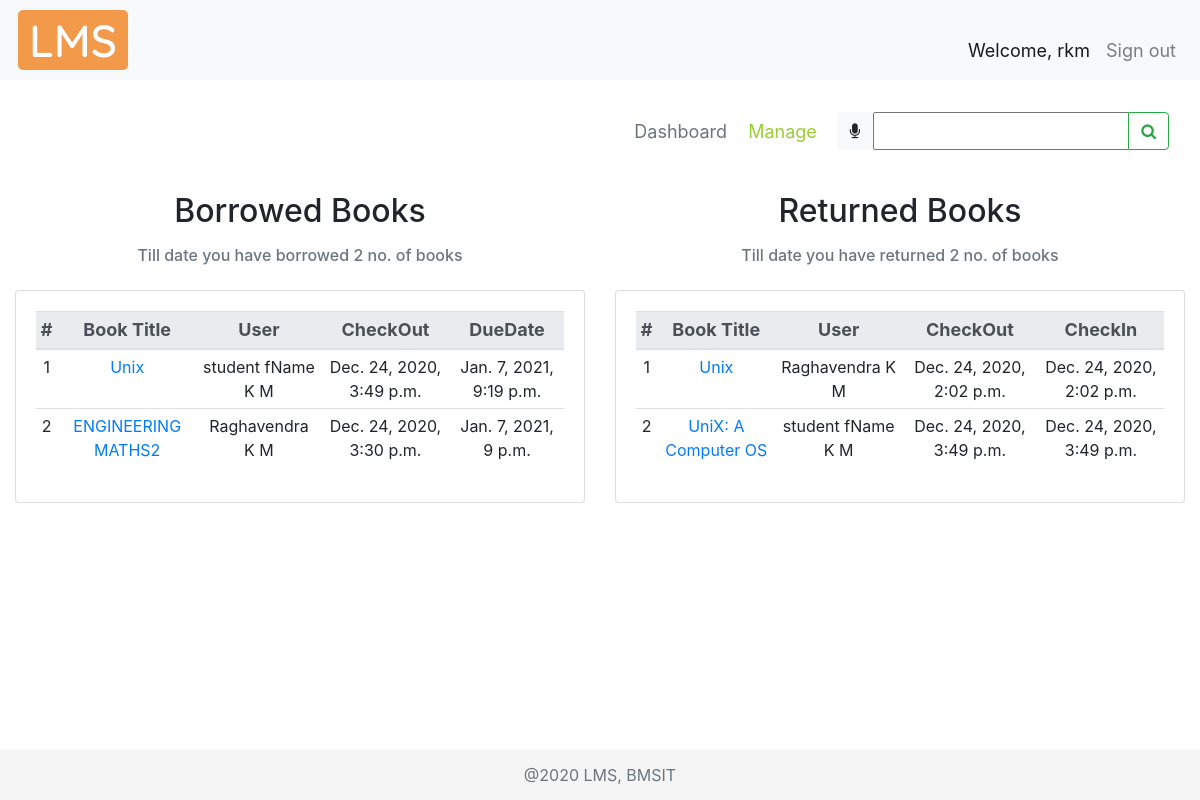
The page /dashboard/ (signed in) on the database as committed earlier.
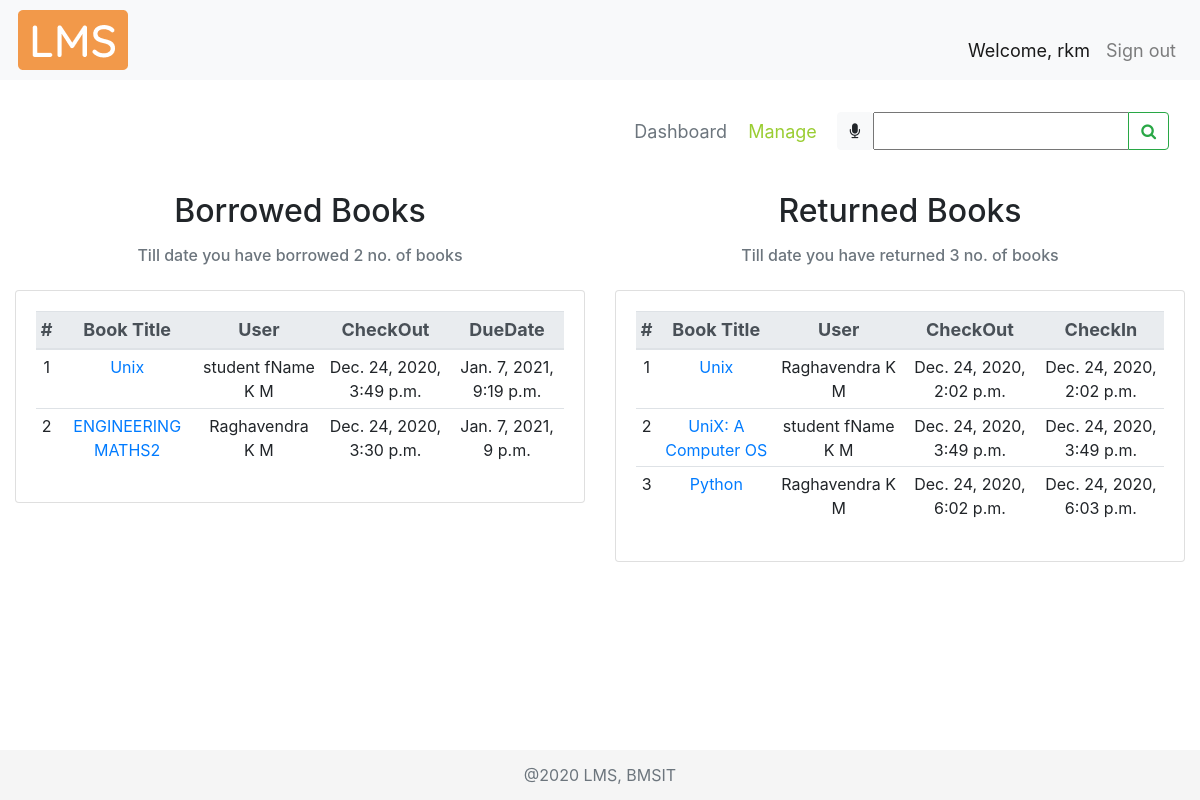
The same page on the database as committed later.
### libraryApp/models.py (models this page shows, shortened)
class BOOK(models.Model):
    GENRE = (
        ("CS", "Computer Science"),
        ("MATH", "Mathematics"),
        ("ELE", "Electronics"),
        ("TC", "Telecommunication"),
        ("CHE", "Chemistry"),
        ("PHY", "Physics"),
        ("MEC", "Mechanics"),
        ("EVS", "Environmental Science"),
        ("BIO", "Bioengineering"),
        ("BUS", "Business Skills"),
    )
    bookTitle = models.CharField(max_length=50, help_text="Book Title")
    genre = models.CharField(max_length=30, null=True, choices=GENRE, help_text="Category")
    pubYear = models.CharField(max_length=4, null=True, help_text="Year of publication")
    isbn = models.CharField(max_length=13, null=True, unique=True, help_text="International Standard Book Number")
    librarianID = models.ForeignKey(
        settings.AUTH_USER_MODEL, null=True, on_delete=models.SET_NULL, help_text="Librarian ID")
    pubID = models.ForeignKey(PUBLISHER, null=True, on_delete=models.CASCADE, help_text="Publisher ID")
    authorID = models.ManyToManyField(AUTHOR, help_text="Authors")
    def __str__(self):
        return self.bookTitle

class BORROWEDBOOK(models.Model):
    checkOut = models.DateTimeField(auto_now_add=True, null=True, help_text="Check out date")
    dueDate = models.DateTimeField(null=True, blank=True, help_text="Due date")
    checkIn = models.DateTimeField(auto_now_add=False, null=True, blank=True, help_text="Check in date")
    userID = models.ForeignKey(settings.AUTH_USER_MODEL, null=True, on_delete=models.SET_NULL, help_text="User ID")
    bookID = models.ForeignKey(BOOK, null=True, on_delete=models.SET_NULL, help_text="Book ID")

### libraryApp/views.py (the view, shortened to what this page needs)
# urls.py: path('dashboard/', views.dashboard, name="dashboard"),
def dashboard(request):
    dashboard = 'libraryApp/dashboard.html'
    myFilter = BookFilter(request.GET, queryset=BOOK.objects.all())
    if request.method == "POST":
        print(request.POST)
        return redirect(searchBook, book=request.POST['bookTitle'])
    dbActive = True
    bCount = 0
    rCount = 0
    books = BOOK.objects.all()
    bbList = []
    rbList = []
    user = request.user
    if user.is_staff:
        for i in books:
            bb = i.borrowedbook_set.all()
            if bb.exists():
                for j in bb:
                    userName = j.userID.fName + " " + j.userID.mName + " " + j.userID.lName
                    if j.checkIn is None:
                        bCount += 1
                        bbList.append(tempDashboard(
                            None, j.bookID, j.bookID.id, userName, None, None, j.checkOut, None, j.dueDate))
                    else:
                        rCount += 1
                        rbList.append(tempDashboard(
                            None, j.bookID, j.bookID.id, userName, None, None, j.checkOut, j.checkIn, None))
    context = {
        "borrowedBooks": bbList,
        "bCount": bCount,
        "returnedBooks": rbList,
        "rCount": rCount,
        "myFilter": myFilter,
        "dbActive": dbActive
    }
    return render(request, dashboard, context)

### libraryApp/templates/libraryApp/dashboard.html (shortened to what this page needs)
{% extends 'libraryApp/main.html' %}
{% load static %}
{% block content %}
<nav class="navbar">
  <div class="navbar-nav mySubMenu ml-auto">
    <nav>
      <a class="text-muted" href="{% url 'dashboard' %}">Dashboard</a>
      {% if request.user.is_staff %}
        <a href="{% url 'manage' %}">Manage</a>
      {% endif %}
    </nav>
  </div>
  <form class="form-inline" method="POST">
    <div class="input-group">
      <div id="speech" class="btn btn-light" title="Click the mic to speak">
        <i class="fa fa-microphone" aria-hidden="true"></i>
      </div>
      {{myFilter.form}}
      <div class="input-group-append">
        <button id="searchButton" class="btn btn-outline-success" type="submit">
          <i class="fa fa-search"></i>
        </button>
      </div>
    </div>
  </form>
</nav>
<br>
<div class="row">
  <div class="col-md-6 cardMargin">
    <h2 class="text-center">Borrowed Books</h2>
    <div class="col-md-12 mt-3">
      <h6 class="form-text text-center text-muted">
        Till date you have borrowed {{bCount}} no. of books
      </h6>
    </div>
    <div class="card card-body mt-4">
      <table class="table table-sm table-hover text-center">
        <thead class="thead-light threadText">
          <tr>
            <th scope="col">#</th>
            <th scope="col">Book Title</th>
            {% if request.user.is_staff %}
              <th scope="col">User</th>
            {% endif %}
            <th scope="col">CheckOut</th>
            <th scope="col">DueDate</th>
          </tr>
        </thead>
        {% for i in borrowedBooks %}
        <tr>
          <td>{{forloop.counter}}</td>
          <td><a href="{% url 'viewbook' i.bookID %}">{{i.bookTitle}}</a></td>
          {% if request.user.is_staff %}
            <td>{{i.userName}}</td>
          {% endif %}
          <td>{{i.checkOut}}</td>
          <td>{{i.dueDate}}</td>
        </tr>
        {% endfor %}
      </table>
    </div>
  </div>
  <br>
  <div class="col-md-6 cardMargin">
    <h2 class="text-center">Returned Books</h2>
    <div class="col-md-12 mt-3">
      <h6 class="form-text text-center text-muted">
        Till date you have returned {{rCount}} no. of books
      </h6>
    </div>
    <div class="card card-body mt-4">
      <table class="table table-sm table-hover text-center">
        <thead class="thead-light threadText text-center">
          <tr>
            <th scope="col">#</th>
            <th scope="col">Book Title</th>
            {% if request.user.is_staff %}
              <th scope="col">User</th>
            {% endif %}
            <th scope="col">CheckOut</th>
            <th scope="col">CheckIn</th>
          </tr>
        </thead>
        {% for i in returnedBooks %}
        <tr>
          <td>{{forloop.counter}}</td>
          <td><a href="{% url 'viewbook' i.bookID %}">{{i.bookTitle}}</a></td>
          {% if request.user.is_staff %}
            <td>{{i.userName}}</td>
          {% endif %}
          <td>{{i.checkOut}}</td>
          <td>{{i.checkIn}}</td>
        </tr>
        {% endfor %}
      </table>
    </div>
  </div>
</div>
{% endblock %}

Rows that differ between the two databases and show on the page:
now on this page (row unchanged): BOOK: bookTitle "Python"
added BORROWEDBOOK: checkOut "Dec. 24, 2020, 6:02 p.m.", checkIn "Dec. 24, 2020, 6:03 p.m."
Other text that changed with them:
{{ rCount }}: "2" → "3"
new list line: "3 Raghavendra K M"
